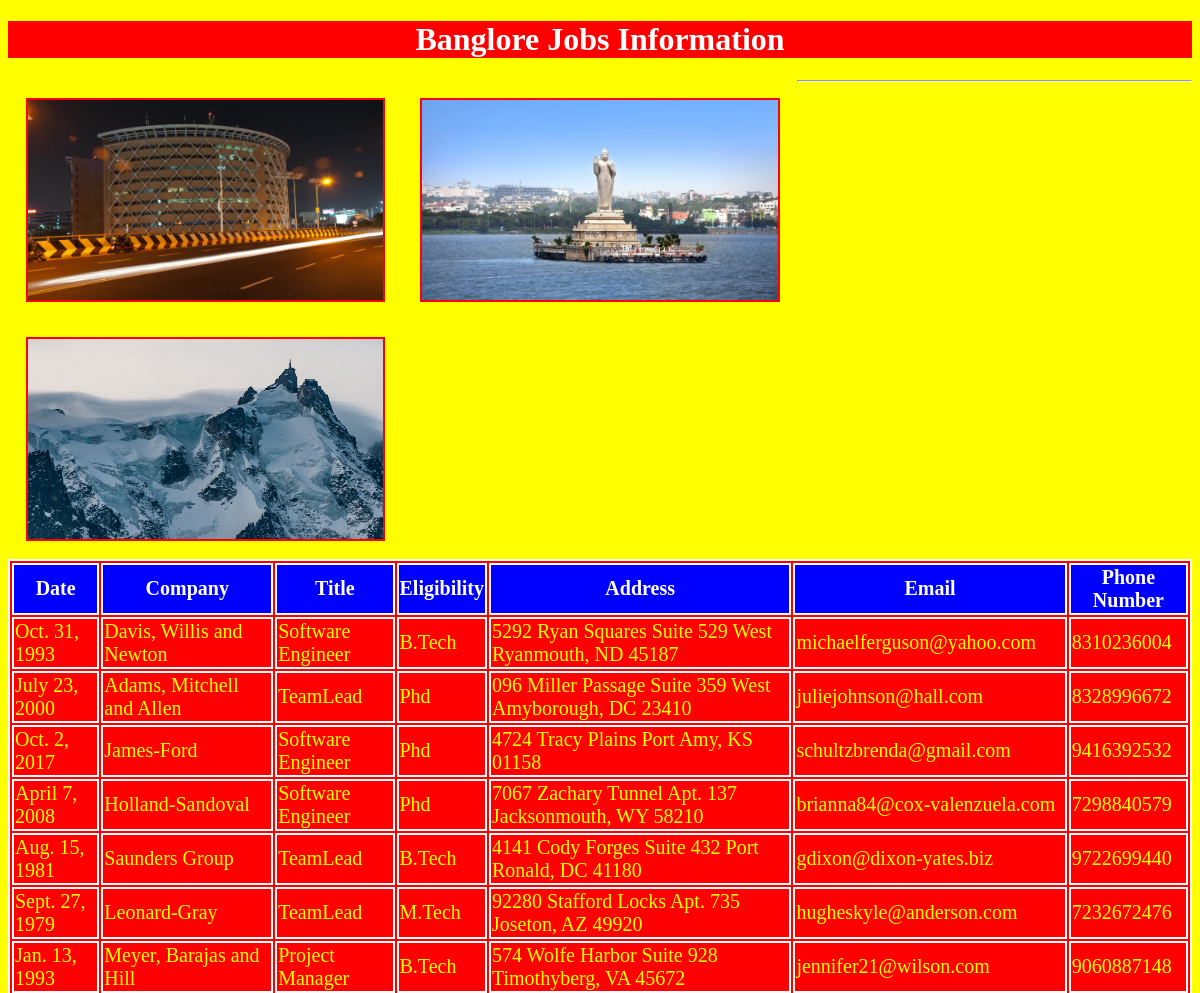
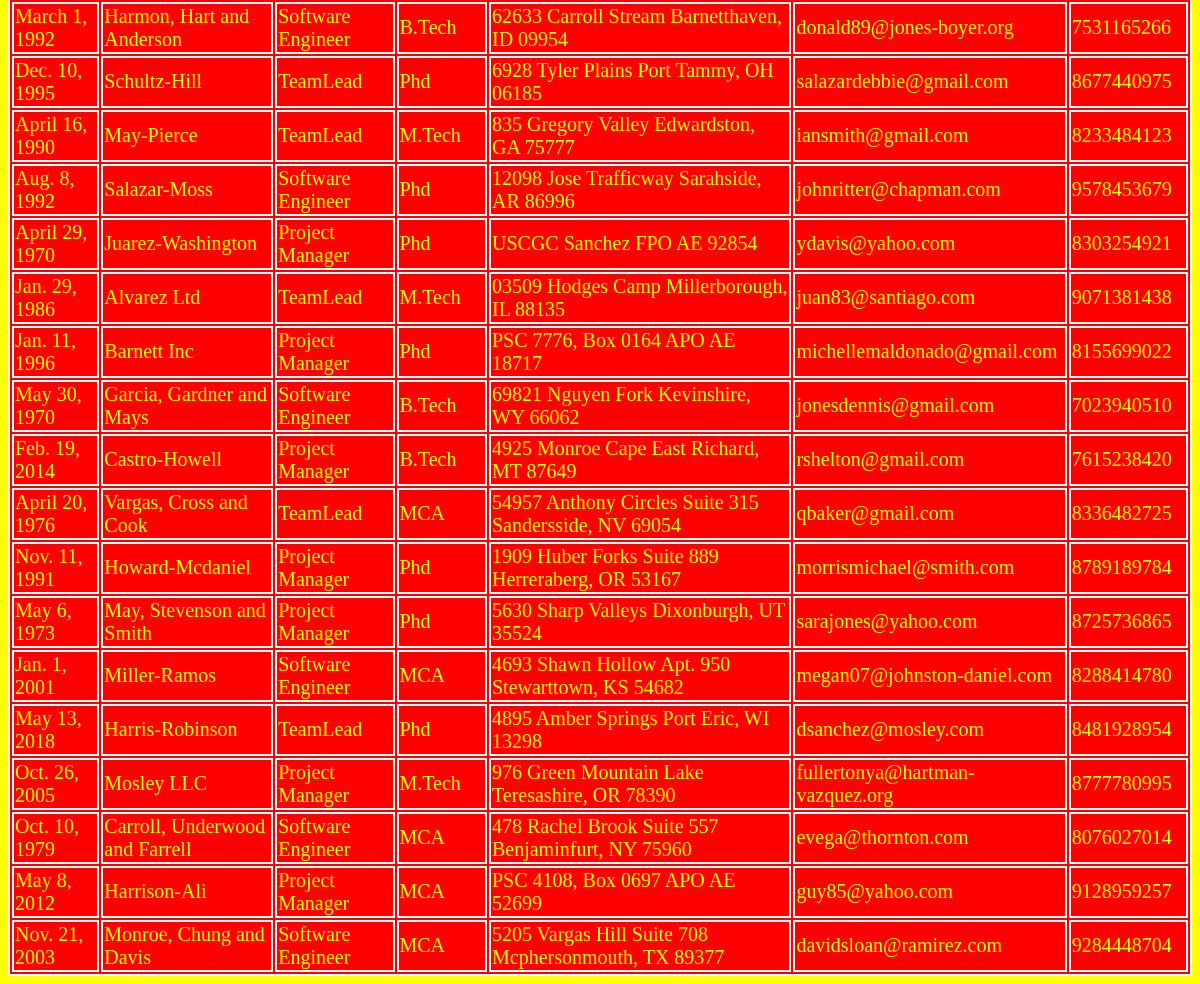
Screenshot of /blorejobs/ with the database file from the repository (2 pictures, top to bottom).
### testapp/models.py (models this page shows)
class blorejobs(models.Model):
    date=models.DateField();
    company=models.CharField(max_length=100);
    title=models.CharField(max_length=100);
    eligibility=models.CharField(max_length=100);
    address=models.CharField(max_length=100);
    email=models.EmailField();
    phonenumber=models.IntegerField()

### testapp/views.py (the view)
# urls.py: path('blorejobs/', views.blorejobs1),
def blorejobs1(request):
    bjobs_list=blorejobs.objects.order_by('id')
    my_dict={'bjobs_list':bjobs_list}
    return render(request,'testapp/blorejobs.html',context=my_dict)

### templates/testapp/blorejobs.html (shortened to what this page needs)
<!DOCTYPE html>
{%load static %}
<html lang="en" dir="ltr">
  <head>
    <link rel="stylesheet" href="{% static "css/demo.css" %}">
  </head>
  <body>
    <h1>Banglore Jobs Information</h1>
      <img src="{%static "images/hyd2.jpg"%}" alt="">
      <img src="{%static "images/hyd1.jpg"%}" alt="">
      <img src="{%static "images/hyd3.jpg"%}" alt="">
      <hr>
      {% if bjobs_list %}
      <table id='tab'>
        <thead>
          <th>Date</th>
          <th>Company</th>
          <th>Title</th>
          <th>Eligibility</th>
          <th>Address</th>
          <th>Email</th>
          <th>Phone Number</th>
        </thead>
        {%for job in bjobs_list %}
        <tr>
          <td>{{job.date}}</td>
          <td>{{job.company}}</td>
          <td>{{job.title}}</td>
          <td>{{job.eligibility}}</td>
          <td>{{job.address}}</td>
          <td>{{job.email}}</td>
          <td>{{job.phonenumber}}</td>
        </tr>
        {% endfor %}
      </table>
      {%else %}
      <p>No Jobs Found in Banglore</p>
    {% endif %}
  </body>
</html>

### static/css/demo.css (style rules this page uses)
body { background: url(https://images.pexels.com/photos/1114226/pexels-photo-1114226.jpeg?auto=compress&cs=tinysrgb&dpr=2&h=750&w=1260); background-repeat: no-repeat; }
img { height: 200px; width:30%; float:left; margin:1.5%; border:2px solid red; }
h1 { color:white; text-align: center; background:red; }
table,thead,th,tr,td { color:yellow; border:2px solid white; font-size: 20px; margin:auto; background:red; }
thead,th { color:white; border:2px solid white; font-size: 20px; margin:auto; background:blue; }
table tr:nth-of-type(even) { background: #f4c24; }

### templates/testapp/blorejobs.html (style rules this page uses)
body { background: yellow; }

### rows the page displays
blorejobs: date "Oct. 31, 1993", company "Davis, Willis and Newton", title "Software Engineer", eligibility "B.Tech", address "5292 Ryan Squares Suite 529 West Ryanmouth, ND 45187", email "michaelferguson@yahoo.com", phonenumber "8310236004"
blorejobs: date "July 23, 2000", company "Adams, Mitchell and Allen", title "TeamLead", eligibility "Phd", address "096 Miller Passage Suite 359 West Amyborough, DC 23410", email "juliejohnson@hall.com", phonenumber "8328996672"
blorejobs: date "Oct. 2, 2017", company "James-Ford", title "Software Engineer", eligibility "Phd", address "4724 Tracy Plains Port Amy, KS 01158", email "schultzbrenda@gmail.com", phonenumber "9416392532"
blorejobs: date "April 7, 2008", company "Holland-Sandoval", title "Software Engineer", eligibility "Phd", address "7067 Zachary Tunnel Apt. 137 Jacksonmouth, WY 58210", email "brianna84@cox-valenzuela.com", phonenumber "7298840579"
blorejobs: date "Aug. 15, 1981", company "Saunders Group", title "TeamLead", eligibility "B.Tech", address "4141 Cody Forges Suite 432 Port Ronald, DC 41180", email "gdixon@dixon-yates.biz", phonenumber "9722699440"
blorejobs: date "Sept. 27, 1979", company "Leonard-Gray", title "TeamLead", eligibility "M.Tech", address "92280 Stafford Locks Apt. 735 Joseton, AZ 49920", email "hugheskyle@anderson.com", phonenumber "7232672476"
blorejobs: date "Jan. 13, 1993", company "Meyer, Barajas and Hill", title "Project Manager", eligibility "B.Tech", address "574 Wolfe Harbor Suite 928 Timothyberg, VA 45672", email "jennifer21@wilson.com", phonenumber "9060887148"
blorejobs: date "March 1, 1992", company "Harmon, Hart and Anderson", title "Software Engineer", eligibility "B.Tech", address "62633 Carroll Stream Barnetthaven, ID 09954", email "donald89@jones-boyer.org", phonenumber "7531165266"
blorejobs: date "Dec. 10, 1995", company "Schultz-Hill", title "TeamLead", eligibility "Phd", address "6928 Tyler Plains Port Tammy, OH 06185", email "salazardebbie@gmail.com", phonenumber "8677440975"
blorejobs: date "April 16, 1990", company "May-Pierce", title "TeamLead", eligibility "M.Tech", address "835 Gregory Valley Edwardston, GA 75777", email "iansmith@gmail.com", phonenumber "8233484123"
blorejobs: date "Aug. 8, 1992", company "Salazar-Moss", title "Software Engineer", eligibility "Phd", address "12098 Jose Trafficway Sarahside, AR 86996", email "johnritter@chapman.com", phonenumber "9578453679"
blorejobs: date "April 29, 1970", company "Juarez-Washington", title "Project Manager", eligibility "Phd", address "USCGC Sanchez FPO AE 92854", email "ydavis@yahoo.com", phonenumber "8303254921"
blorejobs: date "Jan. 29, 1986", company "Alvarez Ltd", title "TeamLead", eligibility "M.Tech", address "03509 Hodges Camp Millerborough, IL 88135", email "juan83@santiago.com", phonenumber "9071381438"
blorejobs: date "Jan. 11, 1996", company "Barnett Inc", title "Project Manager", eligibility "Phd", address "PSC 7776, Box 0164 APO AE 18717", email "michellemaldonado@gmail.com", phonenumber "8155699022"
blorejobs: date "May 30, 1970", company "Garcia, Gardner and Mays", title "Software Engineer", eligibility "B.Tech", address "69821 Nguyen Fork Kevinshire, WY 66062", email "jonesdennis@gmail.com", phonenumber "7023940510"
blorejobs: date "Feb. 19, 2014", company "Castro-Howell", title "Project Manager", eligibility "B.Tech", address "4925 Monroe Cape East Richard, MT 87649", email "rshelton@gmail.com", phonenumber "7615238420"
blorejobs: date "April 20, 1976", company "Vargas, Cross and Cook", title "TeamLead", eligibility "MCA", address "54957 Anthony Circles Suite 315 Sandersside, NV 69054", email "qbaker@gmail.com", phonenumber "8336482725"
blorejobs: date "Nov. 11, 1991", company "Howard-Mcdaniel", title "Project Manager", eligibility "Phd", address "1909 Huber Forks Suite 889 Herreraberg, OR 53167", email "morrismichael@smith.com", phonenumber "8789189784"
blorejobs: date "May 6, 1973", company "May, Stevenson and Smith", title "Project Manager", eligibility "Phd", address "5630 Sharp Valleys Dixonburgh, UT 35524", email "sarajones@yahoo.com", phonenumber "8725736865"
blorejobs: date "Jan. 1, 2001", company "Miller-Ramos", title "Software Engineer", eligibility "MCA", address "4693 Shawn Hollow Apt. 950 Stewarttown, KS 54682", email "megan07@johnston-daniel.com", phonenumber "8288414780"
blorejobs: date "May 13, 2018", company "Harris-Robinson", title "TeamLead", eligibility "Phd", address "4895 Amber Springs Port Eric, WI 13298", email "dsanchez@mosley.com", phonenumber "8481928954"
blorejobs: date "Oct. 26, 2005", company "Mosley LLC", title "Project Manager", eligibility "M.Tech", address "976 Green Mountain Lake Teresashire, OR 78390", email "fullertonya@hartman-vazquez.org", phonenumber "8777780995"
blorejobs: date "Oct. 10, 1979", company "Carroll, Underwood and Farrell", title "Software Engineer", eligibility "MCA", address "478 Rachel Brook Suite 557 Benjaminfurt, NY 75960", email "evega@thornton.com", phonenumber "8076027014"
blorejobs: date "May 8, 2012", company "Harrison-Ali", title "Project Manager", eligibility "MCA", address "PSC 4108, Box 0697 APO AE 52699", email "guy85@yahoo.com", phonenumber "9128959257"
blorejobs: date "Nov. 21, 2003", company "Monroe, Chung and Davis", title "Software Engineer", eligibility "MCA", address "5205 Vargas Hill Suite 708 Mcphersonmouth, TX 89377", email "davidsloan@ramirez.com", phonenumber "9284448704"
